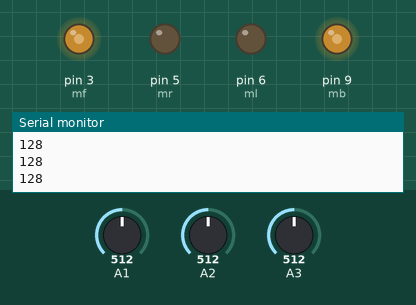
This sketch was run on a simulated Arduino Uno, built with avr-gcc and run on an emulated ATmega328P. Parts: output pins drawn as LEDs (lit = HIGH), the last lines printed to the serial monitor. The inputs (shaded band) are chosen by the test bench; at power-on: A1 = 512, A2 = 512, A3 = 512.

Above: at 1.2 s.
1.3 s: A1 set to 549
At 2.1 s:
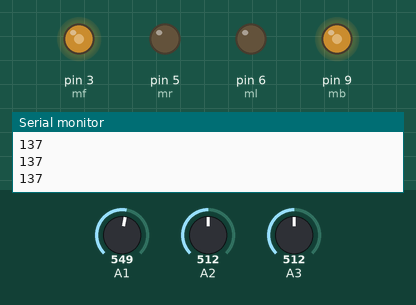
2.8 s: A2 set to 1009
At 3.6 s:
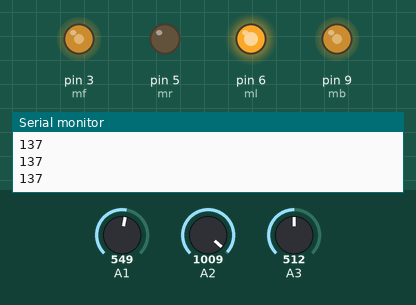
4.6 s: A2 set to 1023
At 5.2 s:
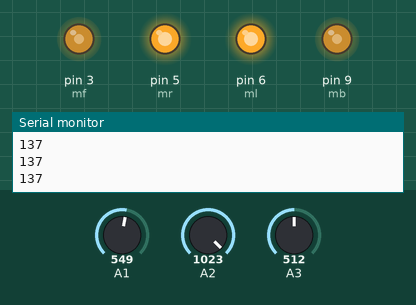
6.1 s: A3 set to 716
At 6.8 s:
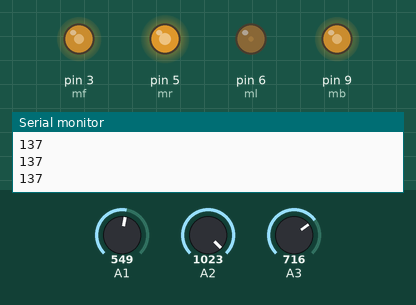
7.6 s: A1 set to 511
At 8.2 s:
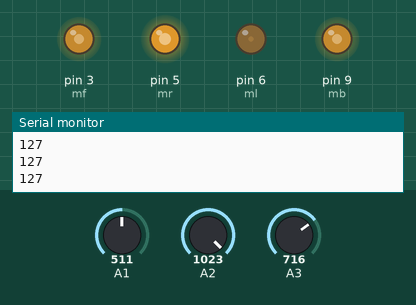
9.1 s: A3 set to 529
At 9.7 s:
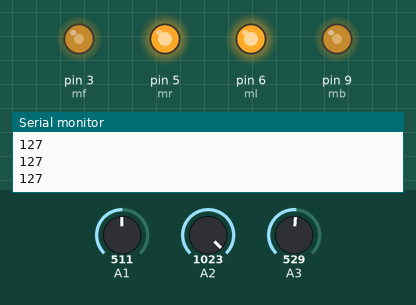
Timing chart, 0 to 11.6 s (numbered marks = the images above; inputs shaded):
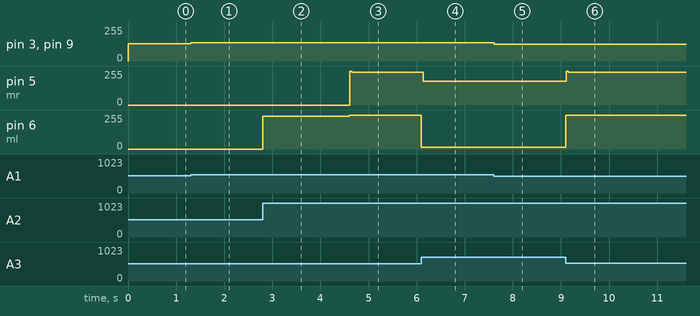

The sketch:

arduino_joystick_motor_integ.ino
```cpp
#include <Arduino.h>

int mf = 3;
int mb = 9;
int ml = 6;
int mr = 5;

float xr,yr,x,y,r;
int d;

void setup()
{
    pinMode(mf, OUTPUT);
    pinMode(mb, OUTPUT);
    pinMode(ml, OUTPUT);
    pinMode(mr, OUTPUT);
    Serial.begin(9600);
}

void loop()
{
  xr=analogRead(A2);
  if (xr>=484.5 && xr<=539.5) x=484.5;    //deadzone of 27.5 (obtained from 255*1.9=484.5) => ranges from 0 to 969
  else if (xr<484.5) x=(xr);
  else if (xr>539.5) x=(xr-55.0);

  yr=analogRead(A3);
  if (yr>=484.5 && yr<=539.5) y=484.5;
  else if (yr<484.5) y=(yr);
  else if (yr>539.5) y=(yr-55.0);

  if (x>=484.5 && y>=484.5) {
    r=sqrt(pow(x-484.5,2)+pow(y-484.5,2));
    analogWrite(mr, (r-y)/1.9);
    analogWrite(ml, r/1.9);
  }

  if (x>=484.5 && y<=484.5) {
    r=sqrt(pow(x-484.5,2)+pow(484.5-y,2));
    analogWrite(mr, r/1.9);
    analogWrite(ml, (r+y-484.5)/1.9);
  }

  if (x<=484.5 && y<=484.5) {
    analogWrite(mr, 0);
    analogWrite(ml, 0);
  }

  d=analogRead(A1)/4;
    Serial.println(d);
  analogWrite(mf,d);
  analogWrite(mb,d);

}
```

Measured:
- the behaviour switches between 1022 and 1023 on A2 (found by bisection; images 2 and 3)
- after the input at 1.3 s, pin 3 (mf), pin 9 (mb): 128/255 → 137/255 at once
- after the input at 2.8 s, pin 6 (ml): 0/255 → 247/255 at once
- after the input at 4.6 s, pin 5 (mr): 0/255 → 246/255 at once; pin 6 (ml): 247/255 → 254/255 at once
- after the input at 6.1 s, pin 5 (mr): 246/255 → 180/255 at once; pin 6 (ml): 254/255 → 14/255 at once
- after the input at 7.6 s, pin 3 (mf), pin 9 (mb): 137/255 → 127/255 at once
- after the input at 9.1 s, pin 5 (mr): 180/255 → 246/255 at once; pin 6 (ml): 14/255 → 254/255 at once
